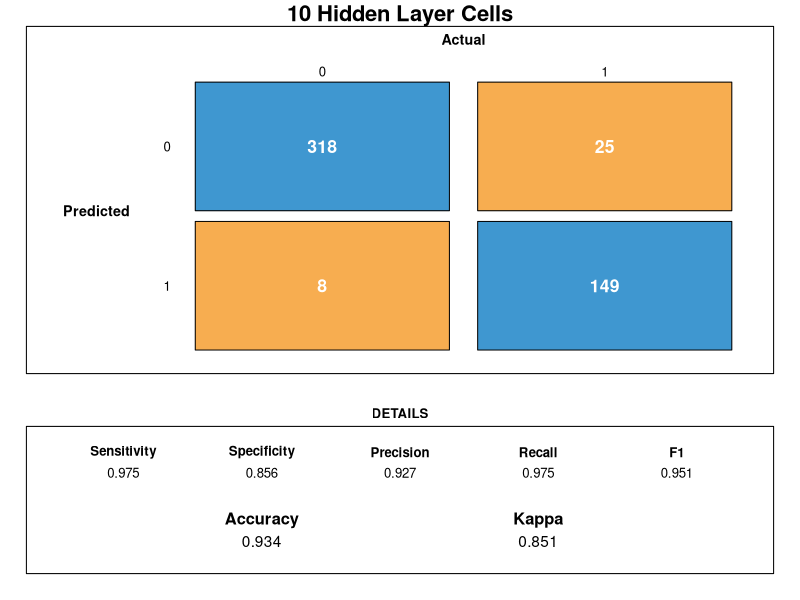
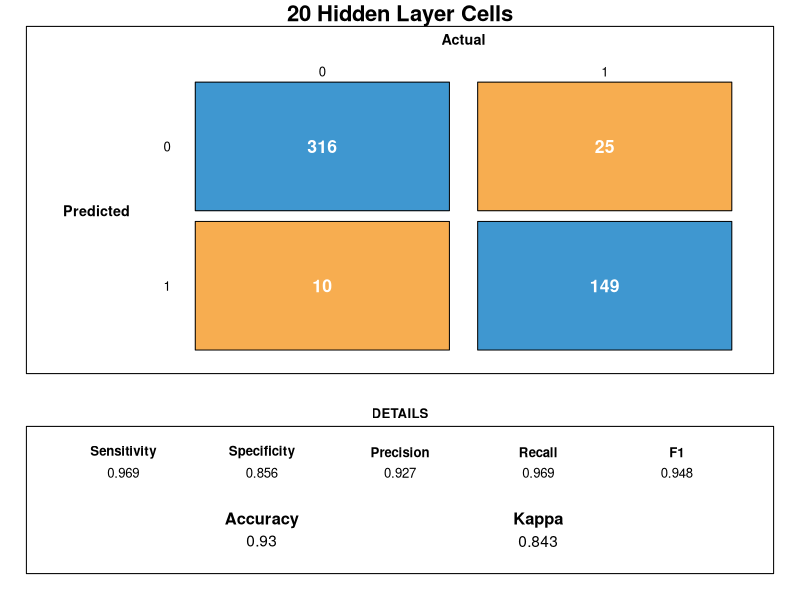
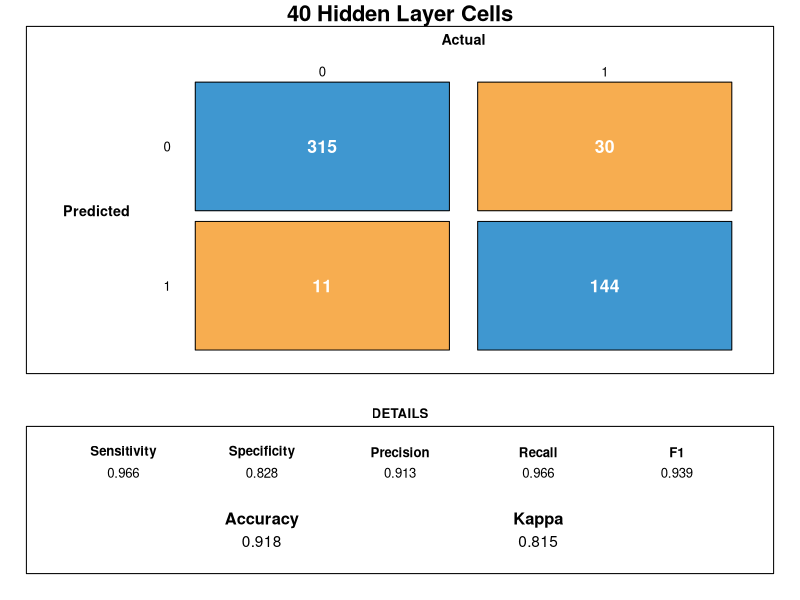

Write R code to recreate these figures, in order.
## ---- chunk 1
knitr::opts_chunk$set(echo = TRUE)
## ---- chunk 2
#Introduce Breast Cancer data set and relevant libraries
library(nnet)
library(caret)
bc = read.csv(file="BreastCancerDataset.csv", header=TRUE)
bc$bare_nuclei = as.factor(bc$bare_nuclei)
bc$class = as.factor(bc$class)
str(bc)

#Check for missing values
sum(is.na(bc))

#Normalize data for continuous variables
x <- c(1:5, 7:9)

for (i in x)
{
  variance = sqrt(var(bc[,i]))
  mu = mean(bc[,i])
  bc[,i]=(bc[,i]- mu)/variance
}
str(bc)

#Split data into training set and test set (199/500 train/test split)
train_index=sample(1:699, 199)
train = bc[train_index, 1:10]
test = bc[-train_index, 1:10]

#Run nnet() algorithm on training data with varying amounts of 
#hidden layer cells
mynn10 = nnet(class~., data=train, size=10)
mynn20 = nnet(class~., data=train, size=20)
mynn40 = nnet(class~., data=train, size=40)

#Test against test data set and record accuracy
estclass10 = predict(mynn10, test, type="class")
estclass20 = predict(mynn20, test, type="class")
estclass40 = predict(mynn40, test, type="class")

## ---- chunk 3

#convert from chr to factor
estclass10_factor <- as.factor(estclass10) 

#create confusion matrix for 10 hidden layer cells
cm1 <- confusionMatrix(data = estclass10_factor, reference = test$class)

draw_confusion_matrix <- function(cm) {

  layout(matrix(c(1,1,2)))
  par(mar=c(2,2,2,2))
  plot(c(100, 345), c(300, 450), type = "n", xlab="", ylab="", xaxt='n', yaxt='n')
  title('10 Hidden Layer Cells', cex.main=2)

  # create the matrix 
  rect(150, 430, 240, 370, col='#3F97D0')
  text(195, 435, '0', cex=1.2)
  rect(250, 430, 340, 370, col='#F7AD50')
  text(295, 435, '1', cex=1.2)
  text(115, 370, 'Predicted', cex=1.3, font=2)
  text(245, 450, 'Actual', cex=1.3, font=2)
  rect(150, 305, 240, 365, col='#F7AD50')
  rect(250, 305, 340, 365, col='#3F97D0')
  text(140, 400, '0', cex=1.2)
  text(140, 335, '1', cex=1.2)

  # add in the cm results 
  res <- as.numeric(cm$table)
  text(195, 400, res[1], cex=1.6, font=2, col='white')
  text(195, 335, res[2], cex=1.6, font=2, col='white')
  text(295, 400, res[3], cex=1.6, font=2, col='white')
  text(295, 335, res[4], cex=1.6, font=2, col='white')

  # add in the specifics 
  plot(c(100, 0), c(100, 0), type = "n", xlab="", ylab="", main = "DETAILS", xaxt='n', yaxt='n')
  text(10, 85, names(cm$byClass[1]), cex=1.2, font=2)
  text(10, 70, round(as.numeric(cm$byClass[1]), 3), cex=1.2)
  text(30, 85, names(cm$byClass[2]), cex=1.2, font=2)
  text(30, 70, round(as.numeric(cm$byClass[2]), 3), cex=1.2)
  text(50, 85, names(cm$byClass[5]), cex=1.2, font=2)
  text(50, 70, round(as.numeric(cm$byClass[5]), 3), cex=1.2)
  text(70, 85, names(cm$byClass[6]), cex=1.2, font=2)
  text(70, 70, round(as.numeric(cm$byClass[6]), 3), cex=1.2)
  text(90, 85, names(cm$byClass[7]), cex=1.2, font=2)
  text(90, 70, round(as.numeric(cm$byClass[7]), 3), cex=1.2)

  # add in the accuracy information 
  text(30, 35, names(cm$overall[1]), cex=1.5, font=2)
  text(30, 20, round(as.numeric(cm$overall[1]), 3), cex=1.4)
  text(70, 35, names(cm$overall[2]), cex=1.5, font=2)
  text(70, 20, round(as.numeric(cm$overall[2]), 3), cex=1.4)
}  

draw_confusion_matrix(cm1)
## ---- chunk 4
#convert from chr to factor
estclass20_factor <- as.factor(estclass20) 

#create confusion matrix for 20 hidden layer cells
cm2 <- confusionMatrix(data = estclass20_factor, reference = test$class)

draw_confusion_matrix <- function(cm) {

  layout(matrix(c(1,1,2)))
  par(mar=c(2,2,2,2))
  plot(c(100, 345), c(300, 450), type = "n", xlab="", ylab="", xaxt='n', yaxt='n')
  title('20 Hidden Layer Cells', cex.main=2)

  # create the matrix 
  rect(150, 430, 240, 370, col='#3F97D0')
  text(195, 435, '0', cex=1.2)
  rect(250, 430, 340, 370, col='#F7AD50')
  text(295, 435, '1', cex=1.2)
  text(115, 370, 'Predicted', cex=1.3, font=2)
  text(245, 450, 'Actual', cex=1.3, font=2)
  rect(150, 305, 240, 365, col='#F7AD50')
  rect(250, 305, 340, 365, col='#3F97D0')
  text(140, 400, '0', cex=1.2)
  text(140, 335, '1', cex=1.2)

  # add in the cm results 
  res <- as.numeric(cm$table)
  text(195, 400, res[1], cex=1.6, font=2, col='white')
  text(195, 335, res[2], cex=1.6, font=2, col='white')
  text(295, 400, res[3], cex=1.6, font=2, col='white')
  text(295, 335, res[4], cex=1.6, font=2, col='white')

  # add in the specifics 
  plot(c(100, 0), c(100, 0), type = "n", xlab="", ylab="", main = "DETAILS", xaxt='n', yaxt='n')
  text(10, 85, names(cm$byClass[1]), cex=1.2, font=2)
  text(10, 70, round(as.numeric(cm$byClass[1]), 3), cex=1.2)
  text(30, 85, names(cm$byClass[2]), cex=1.2, font=2)
  text(30, 70, round(as.numeric(cm$byClass[2]), 3), cex=1.2)
  text(50, 85, names(cm$byClass[5]), cex=1.2, font=2)
  text(50, 70, round(as.numeric(cm$byClass[5]), 3), cex=1.2)
  text(70, 85, names(cm$byClass[6]), cex=1.2, font=2)
  text(70, 70, round(as.numeric(cm$byClass[6]), 3), cex=1.2)
  text(90, 85, names(cm$byClass[7]), cex=1.2, font=2)
  text(90, 70, round(as.numeric(cm$byClass[7]), 3), cex=1.2)

  # add in the accuracy information 
  text(30, 35, names(cm$overall[1]), cex=1.5, font=2)
  text(30, 20, round(as.numeric(cm$overall[1]), 3), cex=1.4)
  text(70, 35, names(cm$overall[2]), cex=1.5, font=2)
  text(70, 20, round(as.numeric(cm$overall[2]), 3), cex=1.4)
}  

draw_confusion_matrix(cm2)
## ---- chunk 5
#convert from chr to factor
estclass40_factor <- as.factor(estclass40) 

#create confusion matrix for 40 hidden layer cells
cm3 <- confusionMatrix(data = estclass40_factor, reference = test$class)
draw_confusion_matrix <- function(cm) {

  layout(matrix(c(1,1,2)))
  par(mar=c(2,2,2,2))
  plot(c(100, 345), c(300, 450), type = "n", xlab="", ylab="", xaxt='n', yaxt='n')
  title('40 Hidden Layer Cells', cex.main=2)

  # create the matrix 
  rect(150, 430, 240, 370, col='#3F97D0')
  text(195, 435, '0', cex=1.2)
  rect(250, 430, 340, 370, col='#F7AD50')
  text(295, 435, '1', cex=1.2)
  text(115, 370, 'Predicted', cex=1.3, font=2)
  text(245, 450, 'Actual', cex=1.3, font=2)
  rect(150, 305, 240, 365, col='#F7AD50')
  rect(250, 305, 340, 365, col='#3F97D0')
  text(140, 400, '0', cex=1.2)
  text(140, 335, '1', cex=1.2)

  # add in the cm results 
  res <- as.numeric(cm$table)
  text(195, 400, res[1], cex=1.6, font=2, col='white')
  text(195, 335, res[2], cex=1.6, font=2, col='white')
  text(295, 400, res[3], cex=1.6, font=2, col='white')
  text(295, 335, res[4], cex=1.6, font=2, col='white')

  # add in the specifics 
  plot(c(100, 0), c(100, 0), type = "n", xlab="", ylab="", main = "DETAILS", xaxt='n', yaxt='n')
  text(10, 85, names(cm$byClass[1]), cex=1.2, font=2)
  text(10, 70, round(as.numeric(cm$byClass[1]), 3), cex=1.2)
  text(30, 85, names(cm$byClass[2]), cex=1.2, font=2)
  text(30, 70, round(as.numeric(cm$byClass[2]), 3), cex=1.2)
  text(50, 85, names(cm$byClass[5]), cex=1.2, font=2)
  text(50, 70, round(as.numeric(cm$byClass[5]), 3), cex=1.2)
  text(70, 85, names(cm$byClass[6]), cex=1.2, font=2)
  text(70, 70, round(as.numeric(cm$byClass[6]), 3), cex=1.2)
  text(90, 85, names(cm$byClass[7]), cex=1.2, font=2)
  text(90, 70, round(as.numeric(cm$byClass[7]), 3), cex=1.2)

  # add in the accuracy information 
  text(30, 35, names(cm$overall[1]), cex=1.5, font=2)
  text(30, 20, round(as.numeric(cm$overall[1]), 3), cex=1.4)
  text(70, 35, names(cm$overall[2]), cex=1.5, font=2)
  text(70, 20, round(as.numeric(cm$overall[2]), 3), cex=1.4)
}  
draw_confusion_matrix(cm3)
